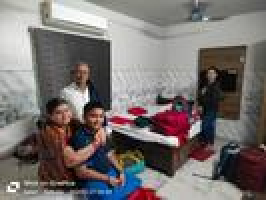
#> input picture opus2-streamlit _v2/thumbnails/thumb-IMG-20241230-WA0312-218573.jpg, 133 x 100 px (shown 2 times larger)
$ python -i face_detector.py   (imports and definitions only)
#> lines starting #> are read from the running program, lines starting #| are printed output that depends on the picture
"""Face Detector v2.5 - Multiple methods with fallbacks"""

import logging
from pathlib import Path

logger = logging.getLogger(__name__)

try:
    import cv2
    CV2_OK = True
except ImportError:
    CV2_OK = False

try:
    import numpy as np
    NP_OK = True
except ImportError:
    NP_OK = False


class FaceDetector:

    def __init__(self, method='opencv', min_face_size=30, scale_factor=1.1, min_neighbors=5):
        self.method = method
        self.min_face_size = min_face_size
        self.scale_factor = scale_factor
        self.min_neighbors = min_neighbors
        self._cascade_front = None
        self._cascade_profile = None
        self._max_dim = 1200

        if CV2_OK:
            self._init_cascades()

    def _init_cascades(self):
        try:
            front_path = cv2.data.haarcascades + 'haarcascade_frontalface_default.xml'
            self._cascade_front = cv2.CascadeClassifier(front_path)
            if self._cascade_front.empty():
                self._cascade_front = None
                logger.warning('Frontal face cascade empty')
        except Exception as e:
            logger.warning('Frontal cascade init: %s', e)
            self._cascade_front = None

        try:
            alt_path = cv2.data.haarcascades + 'haarcascade_frontalface_alt2.xml'
            self._cascade_alt = cv2.CascadeClassifier(alt_path)
            if self._cascade_alt.empty():
                self._cascade_alt = None
        except Exception:
            self._cascade_alt = None

        try:
            profile_path = cv2.data.haarcascades + 'haarcascade_profileface.xml'
            self._cascade_profile = cv2.CascadeClassifier(profile_path)
            if self._cascade_profile.empty():
                self._cascade_profile = None
        except Exception:
            self._cascade_profile = None

    def detect(self, filepath):
        if not CV2_OK:
            return 0, 'No People', []

        try:
            img = cv2.imread(str(filepath))
#> img is the input picture: shape (100, 133, 3); mean B, G, R 110.8, 112.4, 118.9
            if img is None:
                return 0, 'No People', []
            return self.detect_from_image(img)
        except Exception as e:
            logger.debug('Face detect error %s: %s', filepath, e)
            return 0, 'No People', []

    def detect_from_image(self, img):
        if not CV2_OK or img is None:
            return 0, 'No People', []

        try:
            gray = cv2.cvtColor(img, cv2.COLOR_BGR2GRAY)
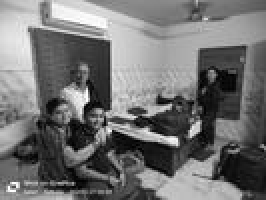
#> gray: shape (100, 133) (shown 2 times larger); min 0, max 255, mean 114.2
        except Exception:
            return 0, 'No People', []

        h, w = gray.shape
#> h = 100; w = 133
        scale = 1.0
        if max(h, w) > self._max_dim:
            scale = self._max_dim / max(h, w)
            gray = cv2.resize(gray, None, fx=scale, fy=scale)

        gray = cv2.equalizeHist(gray)
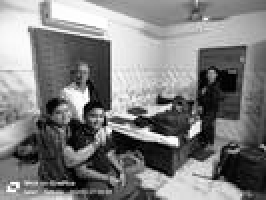
#> gray: shape (100, 133) (shown 2 times larger); min 0, max 255, mean 128.1

        all_faces = []

        if self._cascade_front is not None:
            faces = self._detect_with_cascade(gray, self._cascade_front)
#> in _detect_with_cascade, `faces = cascade.detectMultiScale( gray, scaleFactor=self.scale_factor,..`: faces = ()
#> faces = []
            all_faces.extend(faces)

        if len(all_faces) == 0 and self._cascade_alt is not None:
            faces = self._detect_with_cascade(gray, self._cascade_alt)
            all_faces.extend(faces)

        if self._cascade_profile is not None:
            profiles = self._detect_with_cascade(gray, self._cascade_profile)
#> profiles = []
            for pf in profiles:
                if not self._overlaps_any(pf, all_faces):
                    all_faces.append(pf)
#> this loop made 0 passes
#> after the loop, all_faces = []

            flipped = cv2.flip(gray, 1)
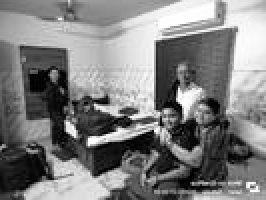
#> flipped: shape (100, 133) (shown 2 times larger); min 0, max 255, mean 128.1
            profiles_r = self._detect_with_cascade(flipped, self._cascade_profile)
#> profiles_r = []
            fw = gray.shape[1]
#> fw = 133
            for pf in profiles_r:
                corrected = (fw - pf[0] - pf[2], pf[1], pf[2], pf[3])
                if not self._overlaps_any(corrected, all_faces):
                    all_faces.append(corrected)

        if scale != 1.0:
            all_faces = [
                (int(x / scale), int(y / scale), int(wf / scale), int(hf / scale))
                for x, y, wf, hf in all_faces
            ]

        count = len(all_faces)
#> count = 0
        category = self._categorize(count)
#> category = 'No People'

        return count, category, all_faces

    def _detect_with_cascade(self, gray, cascade):
        try:
            faces = cascade.detectMultiScale(
                gray,
                scaleFactor=self.scale_factor,
                minNeighbors=self.min_neighbors,
                minSize=(self.min_face_size, self.min_face_size),
                flags=cv2.CASCADE_SCALE_IMAGE
            )
            if faces is None or len(faces) == 0:
                return []
            return [(int(x), int(y), int(w), int(h)) for x, y, w, h in faces]
        except Exception:
            return []

    def _overlaps_any(self, face, face_list, threshold=0.3):
        if not face_list:
            return False
        fx, fy, fw, fh = face
        for ex, ey, ew, eh in face_list:
            ix1 = max(fx, ex)
            iy1 = max(fy, ey)
            ix2 = min(fx + fw, ex + ew)
            iy2 = min(fy + fh, ey + eh)
            if ix2 > ix1 and iy2 > iy1:
                intersection = (ix2 - ix1) * (iy2 - iy1)
                area1 = fw * fh
                area2 = ew * eh
                min_area = min(area1, area2)
                if min_area > 0 and intersection / min_area > threshold:
                    return True
        return False

    def _categorize(self, count):
        if count == 0:
            return 'No People'
        elif count == 1:
            return 'Portrait'
        elif count == 2:
            return 'Couple'
        elif count <= 4:
            return 'Small Group'
        elif count <= 10:
            return 'Group'
        else:
            return 'Large Group'

    def detect_batch(self, filepaths):
        results = []
        for fp in filepaths:
            count, category, faces = self.detect(fp)
            results.append({
                'face_count': count,
                'face_category': category,
            })
        return results

>>> result = FaceDetector().detect('../../../opus2-streamlit _v2/thumbnails/thumb-IMG-20241230-WA0312-218573.jpg')
#> result = (0, 'No People', [])

$ run again, on opus2-streamlit _v2/thumbnails/thumb-IMG-20241230-WA0353-207093.jpg
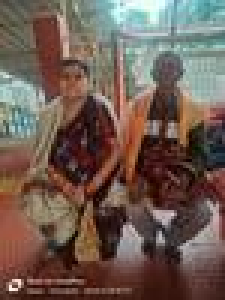
#> input picture opus2-streamlit _v2/thumbnails/thumb-IMG-20241230-WA0353-207093.jpg, 75 x 100 px (shown 3 times larger)
#> in detect, img is the input picture: shape (100, 75, 3); mean B, G, R 82.6, 92.5, 111.1
#> in detect_from_image, `gray = cv2.equalizeHist(gray)`:
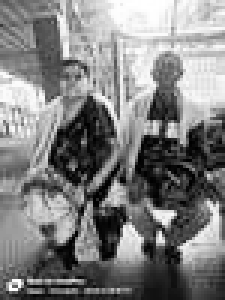
#> gray: shape (100, 75) (shown 3 times larger); min 0, max 255, mean 128.2
#> in _detect_with_cascade, `faces = cascade.detectMultiScale( gray, scaleFactor=self.scale_factor,..`: faces = ()
#> in detect_from_image, `faces = self._detect_with_cascade(gray, self._cascade_front)`: faces = []
#> in detect_from_image, `flipped = cv2.flip(gray, 1)`:
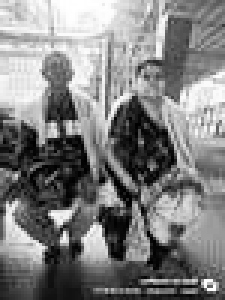
#> flipped: shape (100, 75) (shown 3 times larger); min 0, max 255, mean 128.2
#> count = 0
#> category = 'No People'
#> result = (0, 'No People', [])

$ run again, on opus2-streamlit _v2/thumbnails/thumb-IMG20250211115006-6452796.jpg
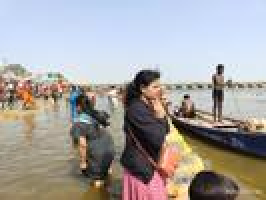
#> input picture opus2-streamlit _v2/thumbnails/thumb-IMG20250211115006-6452796.jpg, 133 x 100 px (shown 2 times larger)
#> in detect, img is the input picture: shape (100, 133, 3); mean B, G, R 160.1, 161.9, 165.5
#> in detect_from_image, `gray = cv2.equalizeHist(gray)`:
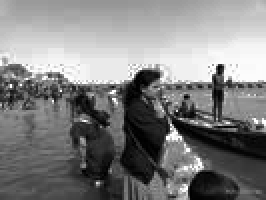
#> gray: shape (100, 133) (shown 2 times larger); min 0, max 255, mean 128.6
#> in _detect_with_cascade, `faces = cascade.detectMultiScale( gray, scaleFactor=self.scale_factor,..`: faces = ()
#> in detect_from_image, `faces = self._detect_with_cascade(gray, self._cascade_front)`: faces = []
#> in detect_from_image, `flipped = cv2.flip(gray, 1)`:
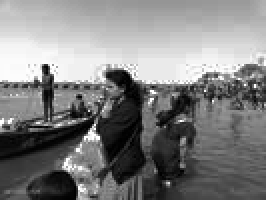
#> flipped: shape (100, 133) (shown 2 times larger); min 0, max 255, mean 128.6
#> count = 0
#> category = 'No People'
#> result = (0, 'No People', [])
